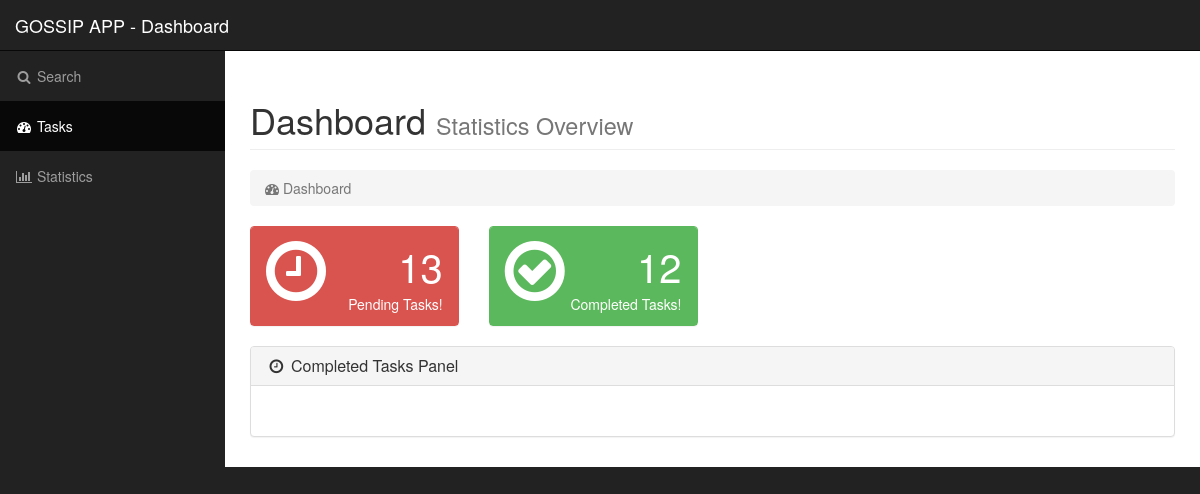
/dashboard.html, run on an earlier commit of the app's database.
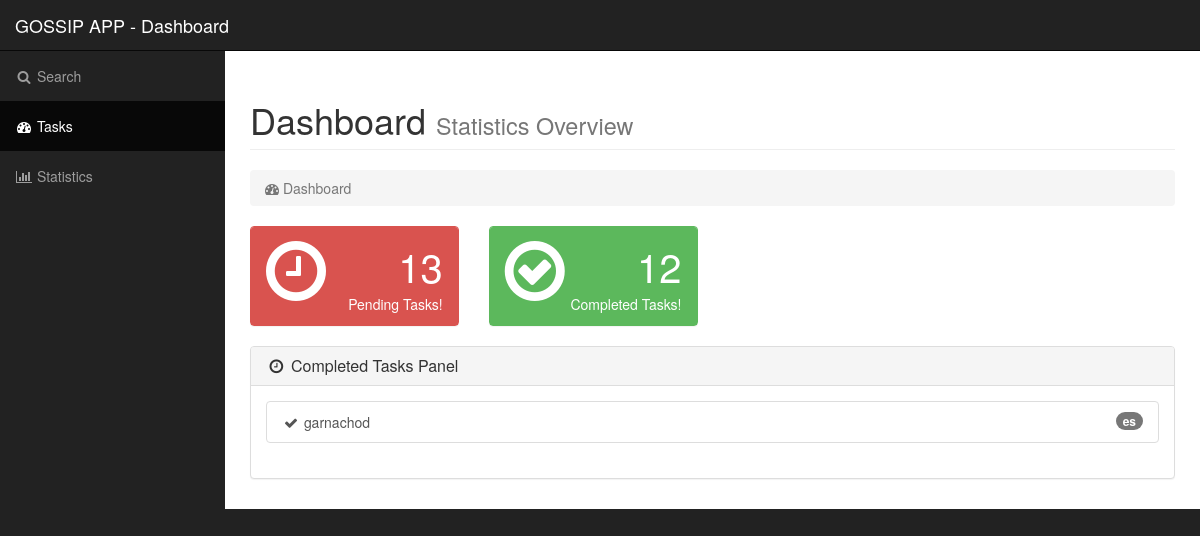
And on a later commit of the database.
### web/models.py (models this page shows)
class Tarea(models.Model):
	tipo = models.CharField(max_length=100)
	username = models.CharField(max_length=20)
	idioma = models.CharField(max_length=2)
	inicio = models.DateTimeField()

### web/views.py (the view)
# urls.py: url(r'^dashboard.html', views.dashboard, name='dashboard'),
def dashboard(request):
	if 'search' in request.POST and 'lang' in search.POST:
		createTask('SentimentsByMentions', request.POST['search'], request.POST['lang'])
	tareas = Tarea.objects.order_by('-inicio')
	context = {'tareas' : tareas}
	return render(request, "mineria/dashboard.html", context)

### web/templates/mineria/dashboard.html (shortened to what the changed rows need)
<!DOCTYPE html>
<html lang="en">
<head>
    <link href="../static/mineria/css/bootstrap.min.css" rel="stylesheet">
    <link href="../static/mineria/css/sb-admin.css" rel="stylesheet">
    <link href="../static/mineria/css/plugins/morris.css" rel="stylesheet">
    <link href="../static/mineria/font-awesome/css/font-awesome.min.css" rel="stylesheet" type="text/css">
</head>
{% load staticfiles %}
{% block content %}
    <div id="wrapper">
        <div id="page-wrapper">
            <div class="container-fluid">
                <div class="row">
                    <div class="col-lg-12">
                        <h1 class="page-header">
                            Dashboard <small>Statistics Overview</small>
                        </h1>
                    </div>
                </div>
                    <div class="col-lg-14">
                        <div class="panel panel-default">
                            <div class="panel-heading">
                                <h3 class="panel-title"><i class="fa fa-clock-o fa-fw"></i> Completed Tasks Panel</h3>
                            </div>
                            <div class="panel-body">
                                <div class="list-group">
                                    {% for tarea in tareas %}
                                    <a href="/task.html?id={{ tarea.id }}" class="list-group-item">
                                        <span class="badge">{{ tarea.idioma }}</span>
                                        <i class="fa fa-fw fa-check"></i> {{ tarea.username }}
                                    </a>
                                    {% endfor %}
                                </div>
                            </div>
                        </div>
                    </div>
                                    </div>
            </div>
        </div>
{% endblock content%}

What changed in the data, as far as the page shows it:
added Tarea: idioma "es", username "garnachod"
